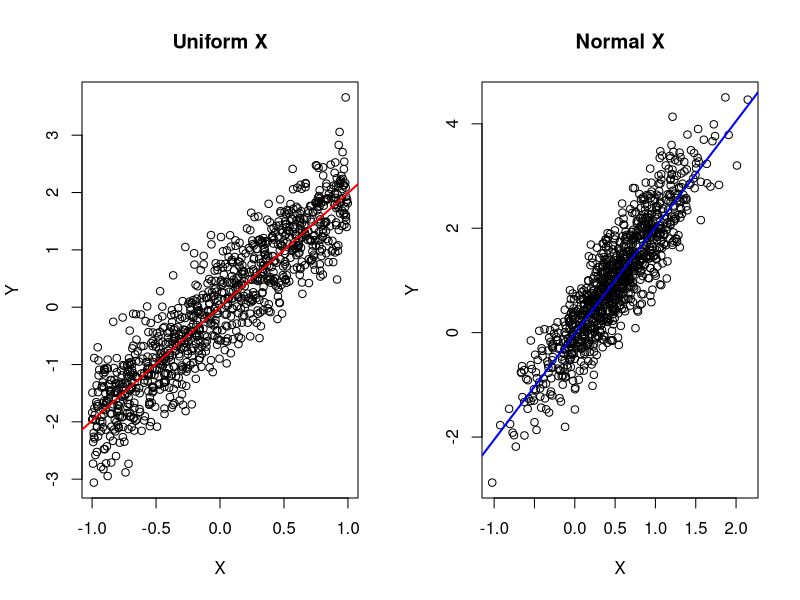

Reproduce this figure in R.
set.seed(123)  # Ensures reproducibility

# Sample size
n <- 1000

# Case I: X ~ Uniform(-1, 1), Y = 2 * X + e, where e ~ N(0, 0.5)
X1 <- runif(n, -1, 1)
e1 <- rnorm(n, mean = 0, sd = 0.5)
Y1 <- 2 * X1 + e1

# Fit a linear model for Case I
fit1 <- lm(Y1 ~ X1)
summary(fit1)

# Case II: X ~ N(0.5, 0.5), Y = 2 * X + e, where e ~ N(0, 0.5)
X2 <- rnorm(n, mean = 0.5, sd = 0.5)
e2 <- rnorm(n, mean = 0, sd = 0.5)
Y2 <- 2 * X2 + e2

# Fit a linear model for Case II
fit2 <- lm(Y2 ~ X2)
summary(fit2)

# Compare estimated coefficients
cat("Estimated Coefficients for Uniform X:\n")
print(coef(fit1))
cat("Estimated Coefficients for Normal X:\n")
print(coef(fit2))

# Visualization
par(mfrow = c(1, 2))
plot(X1, Y1, main = "Uniform X", xlab = "X", ylab = "Y")
abline(fit1, col = "red", lwd = 2)
plot(X2, Y2, main = "Normal X", xlab = "X", ylab = "Y")
abline(fit2, col = "blue", lwd = 2)